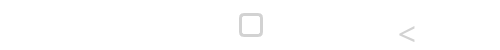
   <widget class="QWidget" name="widget_3" native="true">
    <property name="geometry">
     <rect>
      <x>0</x>
      <y>705</y>
      <width>500</width>
      <height>50</height>
     </rect>
    </property>
    <property name="styleSheet">
     <string notr="true">background-color: rgb(255, 255, 255);</string>
    </property>
    <widget class="QLabel" name="esc_lbl">
     <property name="geometry">
      <rect>
       <x>239</x>
       <y>13</y>
       <width>24</width>
       <height>24</height>
      </rect>
     </property>
     <property name="styleSheet">
      <string notr="true">border-color: rgb(210, 210, 210);
border-style:solid;
border-radius:5px;
border-width:3px;</string>
     </property>
     <property name="text">
      <string/>
     </property>
    </widget>
    <widget class="QLabel" name="label_5">
     <property name="geometry">
      <rect>
       <x>379</x>
       <y>11</y>
       <width>56</width>
       <height>31</height>
      </rect>
     </property>
     <property name="font">
      <font>
       <family>G마켓 산스 TTF Medium</family>
       <pointsize>24</pointsize>
      </font>
     </property>
     <property name="styleSheet">
      <string notr="true">color: rgb(210, 210, 210);</string>
     </property>
     <property name="text">
      <string>&lt;</string>
     </property>
     <property name="alignment">
      <set>Qt::AlignCenter</set>
     </property>
    </widget>
    <widget class="QLabel" name="label_3">
     <property name="geometry">
      <rect>
       <x>67</x>
       <y>7</y>
       <width>56</width>
       <height>35</height>
      </rect>
     </property>
     <property name="text">
      <string/>
     </property>
     <property name="pixmap">
      <pixmap>../ui_img/menu_1.png</pixmap>
     </property>
     <property name="scaledContents">
      <bool>true</bool>
     </property>
    </widget>
   </widget>
